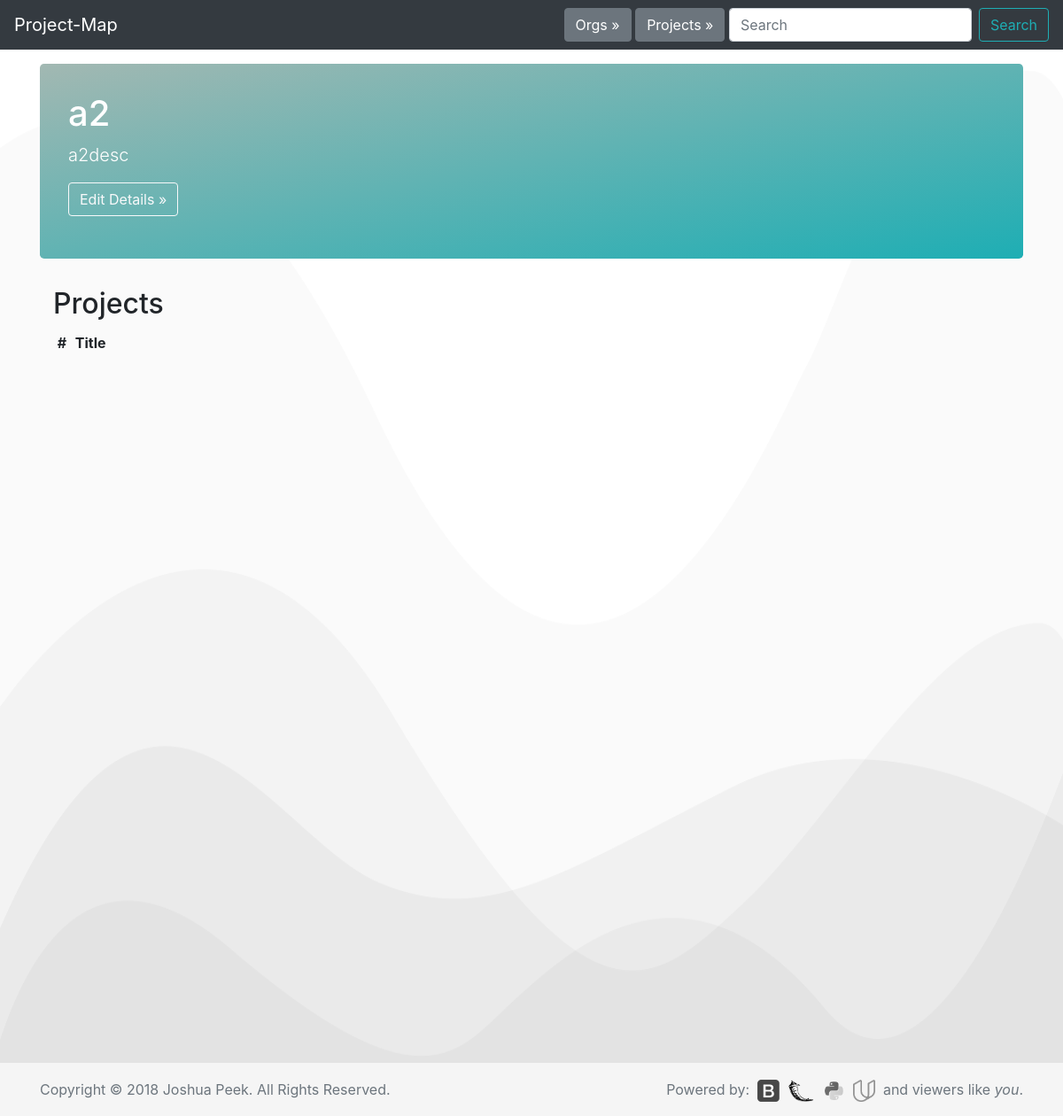
Before: /5/ with the older database file.
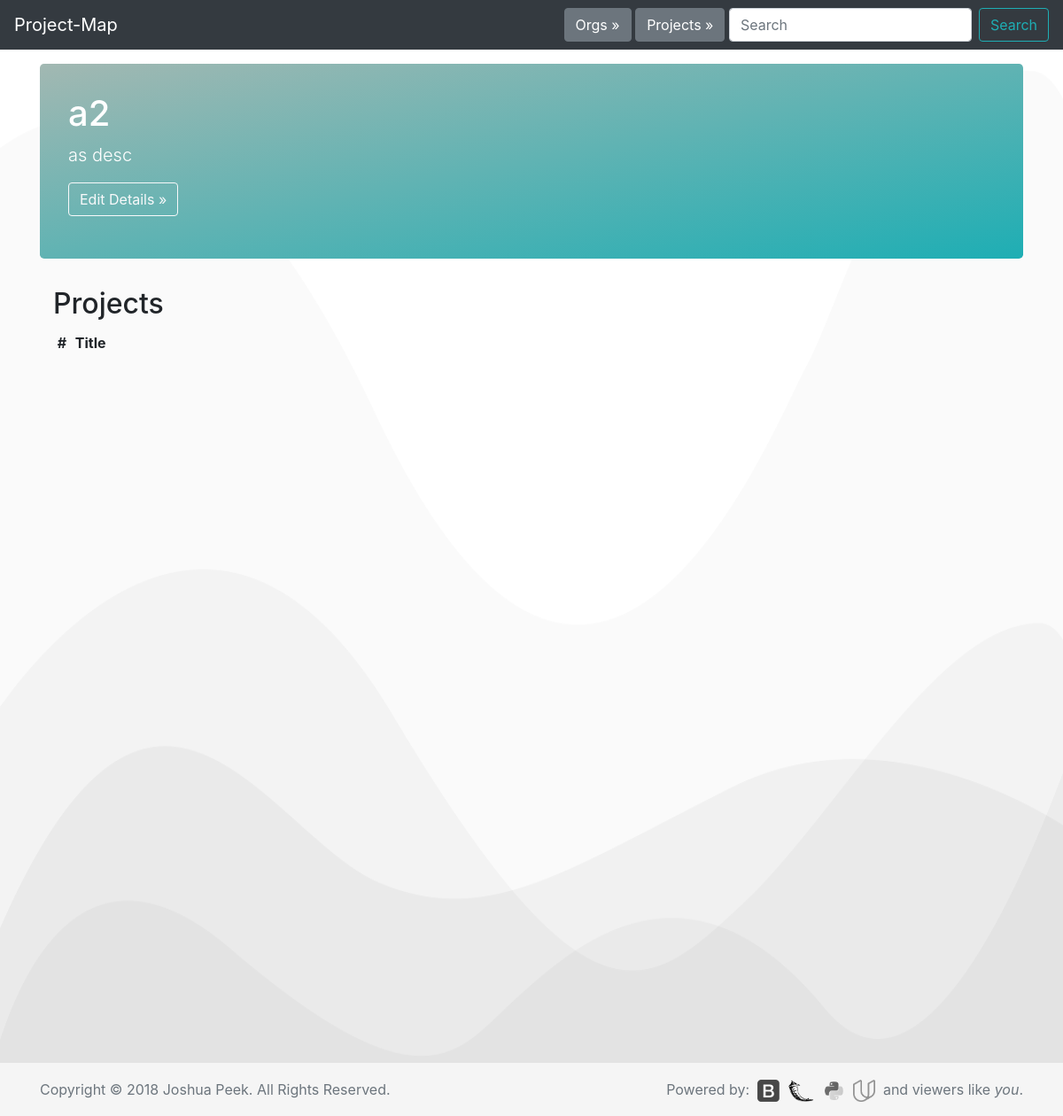
After: the same page with the newer database file.
### database_setup.py (models this page shows, shortened)
class Org(Base):
    __tablename__ = 'org'
    id = Column(Integer, primary_key=True)
    title = Column(String(250), nullable=False)
    description = Column(String(500))

### app.py (the view)
@app.route('/<int:org_id>/')
def orgPage(org_id):
    allorgs = session.query(Org).all()
    allprojects = session.query(Project).all()
    org = session.query(Org).filter_by(id=org_id).one()
    projects = session.query(Project).filter_by(org_id=org.id).all()
    return render_template('org.html', org=org, projects=projects,
                            allorgs=allorgs, allprojects=allprojects)

### templates/org.html (shortened to what this page needs)
<!doctype html>
<html lang="en">
  {% include "header.html" %}
  <body>
    <nav class="navbar navbar-expand-md navbar-dark fixed-top bg-dark">
      <a class="navbar-brand" href="/">Project-Map</a>
      <div class="collapse navbar-collapse" id="navbarCollapse">
        <button type="button" class="btn btn-secondary my-2 my-sm-0" data-toggle="modal" data-target="#org-select">Orgs &raquo;</button>&nbsp;
        <button type="button" class="btn btn-secondary my-2 my-sm-0" data-toggle="modal" data-target="#project-select">Projects &raquo;</button>&nbsp;
        <form class="form-inline mt-2 mt-md-0">
          <input class="form-control mr-sm-2" type="text" placeholder="Search" aria-label="Search">
          <button class="btn btn-outline-success my-2 my-sm-0" type="submit">Search</button>
        </form>
      </div>
    </nav>
    <main role="main" class="container">
      <div class="jumbotron">
        <h1>{{org.title}}</h1>
        <p class="lead">{{org.description}}</p>
        <p><a class="btn btn-md btn btn-outline-light" href="{{url_for('editOrg', org_id = org.id)}}" role="button">Edit Details &raquo;</a></p>
      </div>
      <div class="container">
        <div class="row">
          <div class="col-md-12">
            <h2>Projects</h2>
            <table class="table-responsive table-sm table-hover">
              <thead class="thead-light">
                <tr>
                  <th scope="col">#</th>
                  <th scope="col">Title</th>
                  <th scope="col"></th>
                  <th scope="col"></th>
                  <th scope="col"></th>
                </tr>
              </thead>
            </table>
          </div>
        </div>
      </div>
    </main>
  {% include "footer.html" %}
  </body>
</html>

### templates/header.html (shortened to what this page needs)
<head>
  <link href="../../../../static/styles.css" rel="stylesheet">
</head>

### templates/footer.html (shortened to what this page needs)
<footer class="footer">
  <div class="container">
    <span class="text-muted">Copyright © 2018 Joshua Peek. All Rights Reserved.</span>
    <span style="float:right;">
      <span class="text-muted">Powered by:&nbsp;</span>
      <a href="https://getbootstrap.com/"><img class="grayscale" src="../../../../static/images/bootstrap.png" height="25px"></a>&nbsp;
      <a href="http://flask.pocoo.org/"><img class="grayscale" src="../../../../static/images/flask.png" height="25px"></a>&nbsp;
      <a href="https://www.python.org/"><img class="grayscale" src="../../../../static/images/python.png" height="25px"></a>&nbsp;
      <a href="https://www.udacity.com/"><img class="grayscale" src="../../../../static/images/udacity.png" height="25px"></a>&nbsp;
      <span class="text-muted"> and viewers like <i>you</i>.</span>
    </span>
  </div>
</footer>

Changed rows visible on the page:
changed Org: description "a2desc" → "as desc"
